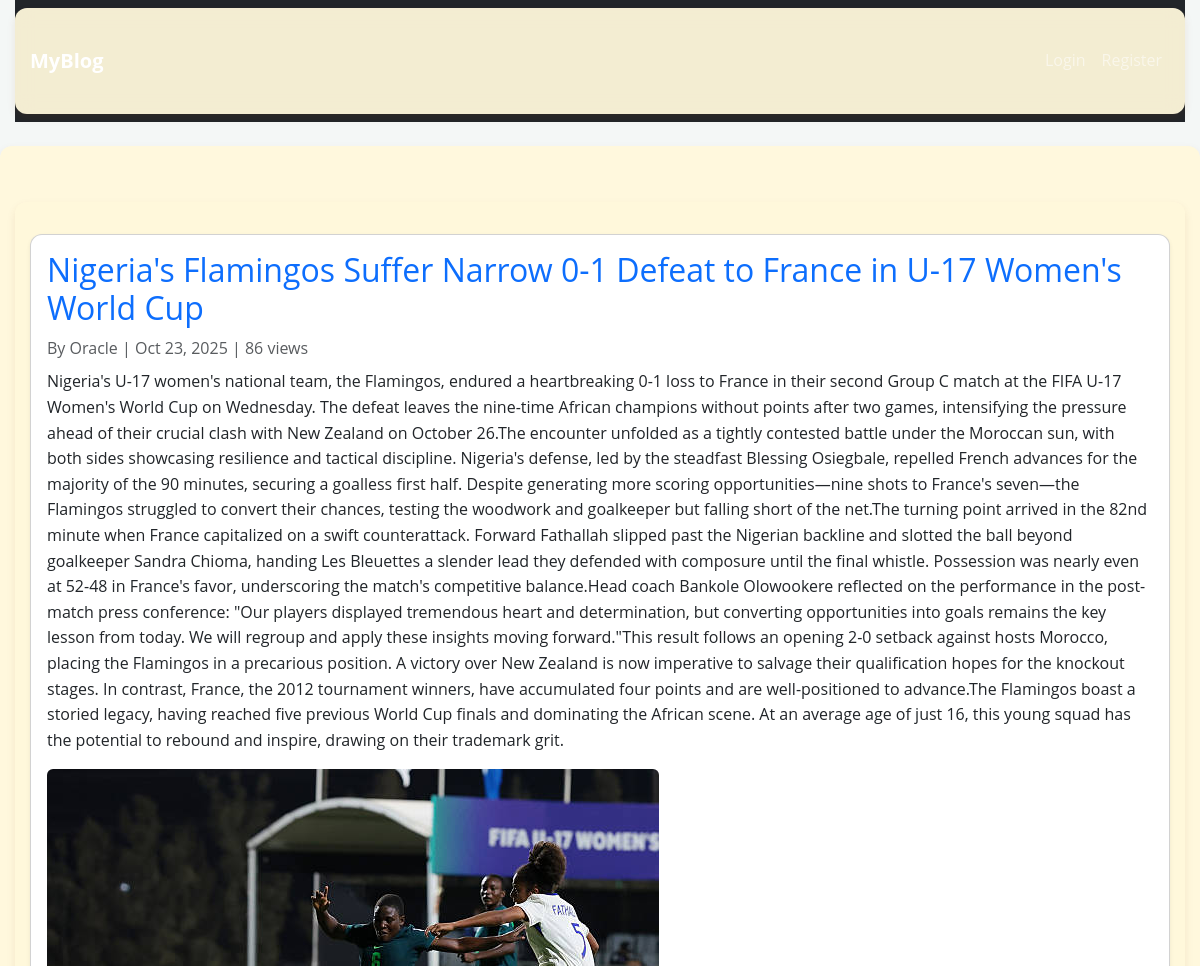
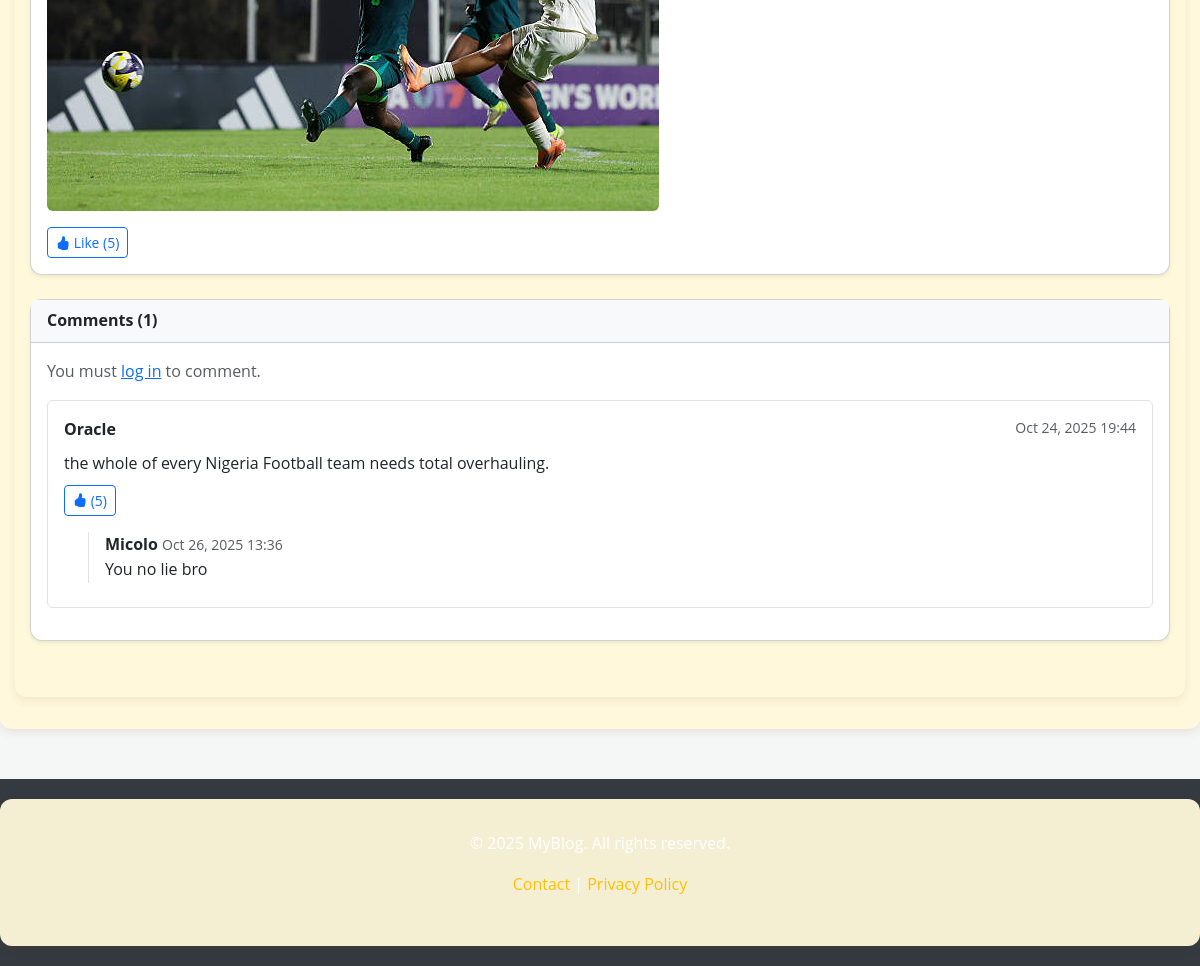
The app's page /blog/post/nigeria-s-flamingos-suffer-narrow-0-1-defeat-to-france-in-u-17-women-s-world-cup with its own data (2 pictures, top to bottom).
### app/models.py (models this page shows, shortened)
class Post(db.Model):
    id = db.Column(db.Integer, primary_key=True)
    title = db.Column(db.String(200), nullable=False)
    slug = db.Column(db.String(255), unique=True, nullable=False, index=True)
    content = db.Column(db.Text, nullable=False)
    status = db.Column(db.String(20), default="draft")
    views = db.Column(db.Integer, default=0)
    likes = db.Column(db.Integer, default=0)
    media_filename = db.Column(db.String(200), nullable=True)
    created_at = db.Column(db.DateTime, default=func.now)
    updated_at = db.Column(db.DateTime, default=datetime.utcnow, onupdate=datetime.utcnow)
    category_id = db.Column(db.Integer, db.ForeignKey("category.id"), nullable=True)
    user_id = db.Column(db.Integer, db.ForeignKey("user.id"), nullable=False)
    user = db.relationship("User", back_populates="posts")
    category = db.relationship("Category", back_populates="posts")
    comments = db.relationship("Comment", back_populates="post", lazy=True, cascade="all, delete-orphan")
    likes_rel = db.relationship("PostLike", backref="post", cascade="all, delete-orphan")

class User(db.Model, UserMixin):
    id = db.Column(db.Integer, primary_key=True)
    username = db.Column(db.String(150), unique=True, nullable=False)
    email = db.Column(db.String(150), unique=True, nullable=False)
    password_hash = db.Column(db.String(200), nullable=False)
    is_admin = db.Column(db.Boolean, default=False)
    created_at = db.Column(db.DateTime, default=datetime.utcnow)
    posts = db.relationship("Post", back_populates="user", lazy=True)
    comments = db.relationship("Comment", back_populates="user", lazy=True)
    replies = db.relationship("Reply", back_populates="user", lazy=True)

class Comment(db.Model):
    id = db.Column(db.Integer, primary_key=True)
    content = db.Column(db.Text, nullable=False)
    created_at = db.Column(db.DateTime, default=datetime.utcnow)
    likes = db.Column(db.Integer, default=0)
    user_id = db.Column(db.Integer, db.ForeignKey("user.id"), nullable=False)
    post_id = db.Column(db.Integer, db.ForeignKey("post.id"), nullable=False)
    user = db.relationship("User", back_populates="comments", lazy=True)
    post = db.relationship("Post", back_populates="comments", lazy=True)
    replies = db.relationship("Reply", back_populates="comment", lazy=True, cascade="all, delete-orphan")
    likes_rel = db.relationship("CommentLike", backref="comment", cascade="all, delete-orphan")

class Reply(db.Model):
    id = db.Column(db.Integer, primary_key=True)
    content = db.Column(db.Text, nullable=False)
    created_at = db.Column(db.DateTime, default=datetime.utcnow)
    user_id = db.Column(db.Integer, db.ForeignKey("user.id"), nullable=False)
    comment_id = db.Column(db.Integer, db.ForeignKey("comment.id"), nullable=False)
    user = db.relationship("User", back_populates="replies", lazy=True)
    comment = db.relationship("Comment", back_populates="replies", lazy=True)

### app/blog/routes.py (the view, shortened to what this page needs)
@blog_bp.route("/post/<slug>", methods=["GET", "POST"])
def view_post(slug):
    post = Post.query.filter_by(slug=slug).first_or_404()
    post.views = (post.views or 0) + 1
    db.session.commit()
    comments = Comment.query.filter_by(post_id=post.id).order_by(Comment.created_at.desc()).all()
    return render_template("blog/new_post.html", post=post, comments=comments)

### app/templates/blog/new_post.html (shortened to what this page needs)
{% extends "base.html" %}
{% block content %}
<div class="container mt-4">
  <div class="card mb-4 shadow-sm">
    <div class="card-body">
      <h2 class="card-title text-primary">{{ post.title }}</h2>
      <p class="text-muted mb-2">By {{ post.user.username }} | {{ post.created_at.strftime("%b %d, %Y") }} | {{ post.views or 0 }} views</p>
      <p class="card-text">{{ post.content | safe }}</p>
      {% if post.media_filename %}
      <div class="my-3">
        <img src="{{ url_for('static', filename='uploads/media/' + post.media_filename) }}" class="img-fluid rounded">
      </div>
      {% endif %}
      <form action="{{ url_for('blog.like_post', post_id=post.id) }}" method="POST" class="d-inline">
        <button type="submit" class="btn btn-outline-primary btn-sm">
          <i class="bi bi-hand-thumbs-up-fill"></i> Like ({{ post.likes or 0 }})
        </button>
      </form>
    </div>
  </div>
  <div class="card shadow-sm mb-4">
    <div class="card-header bg-light">
      <strong>Comments ({{ post.comments|length }})</strong>
    </div>
    <div class="card-body">
      {% if current_user.is_authenticated %}
      <form action="{{ url_for('blog.view_post', slug=post.slug) }}" method="POST" class="mb-4">
        <div class="mb-3">
          <textarea name="content" class="form-control" rows="3" placeholder="Add a comment..." required></textarea>
        </div>
        <button type="submit" class="btn btn-primary btn-sm">Post Comment</button>
      </form>
      {% else %}
      <p class="text-muted">You must <a href="{{ url_for('auth.login') }}">log in</a> to comment.</p>
      {% endif %}
      {% for comment in comments %}
      <div class="border rounded p-3 mb-3">
        <div class="d-flex justify-content-between">
          <strong>{{ comment.user.username }}</strong>
          <small class="text-muted">{{ comment.created_at.strftime("%b %d, %Y %H:%M") }}</small>
        </div>
        <p class="mt-2 mb-1">{{ comment.content }}</p>
        <div class="d-flex align-items-center mt-2">
          <form action="{{ url_for('blog.like_comment', comment_id=comment.id) }}" method="POST" class="me-2">
            <button type="submit" class="btn btn-sm btn-outline-primary">
              <i class="bi bi-hand-thumbs-up-fill text-primary"></i> ({{ comment.likes or 0 }})
            </button>
          </form>
        </div>
        {% if comment.replies %}
        <div class="mt-3 ms-4 border-start ps-3">
          {% for reply in comment.replies %}
          <div class="mb-2">
            <strong>{{ reply.user.username }}</strong>
            <small class="text-muted">{{ reply.created_at.strftime("%b %d, %Y %H:%M") }}</small>
            <p class="mb-1">{{ reply.content }}</p>
          </div>
          {% endfor %}
        </div>
        {% endif %}
      </div>
      {% else %}
      <p class="text-muted">No comments yet. Be the first to comment!</p>
      {% endfor %}
    </div>
  </div>
</div>
<link rel="stylesheet" href="https://cdn.jsdelivr.net/npm/bootstrap-icons@1.10.5/font/bootstrap-icons.css">
{% endblock %}

### app/static/style.css (style rules this page uses)
body { background: linear-gradient(180deg,#f3f5f7, #fff); color: #222; font-family: 'Segoe UI', Roboto, Arial, sans-serif; }
.card { border-radius:8px; box-shadow: 0 6px 18px rgba(25,25,25,0.06); }
:root { --primary-brown-red: #8B4513; --secondary-sienna: #A0522D; --light-cream: #FFF8DC; --deep-charcoal: #2C1810; --gold-accent: #DAA520; --shadow-subtle: 0 4px 8px rgba(139, 69, 19, 0.1); }
body { background: linear-gradient(135deg, var(--primary-brown-red) 0%, var(--secondary-sienna) 50%, var(--light-cream) 100%); background-attachment: fixed; color: var(--deep-charcoal); font-family: 'Open Sans', sans-serif; line-height: 1.6; min-height: 100vh; }
.container { background: rgba(255, 248, 220, 0.95); border-radius: 12px; box-shadow: var(--shadow-subtle); margin-top: 20px; margin-bottom: 20px; padding: 2rem; backdrop-filter: blur(10px); }
body { background: #f4f7f6; color: #333; }
.card { border-radius: 12px; transition: transform 0.2s ease-in-out; }
.dashboard-bg,.container, .login, .register, .base { max-width: 100%; margin: 0 auto; padding-left: 15px; padding-right: 15px; }
@media (min-width: 0px) { .dashboard-bg,.container, .login, .register, .base { max-width: 540px; } }
@media (min-width: 576px) { .dashboard-bg,.container, .login, .register, .baser { max-width: 720px; } }
@media (min-width: 768px) { .dashboard-bg,.container, .login, .register, .base { max-width: 960px; } }
@media (min-width: 992px) { .dashboard-bg,.container, .login, .register, .base { max-width: 1140px; } }
@media (min-width: 1200px) { .dashboard-bg,.container, .login, .register, .base { max-width: 1320px; } }

### records on screen
Post: title "Nigeria's Flamingos Suffer Narrow 0-1 Defeat to France in U-17 Women's World Cup", created_at "Oct 23, 2025", views "86", content "Nigeria's U-17 women's national team, the Flamingos, endured a heartbreaking 0-1 loss to France in their second Group C match at the FIFA U-17 Women's World Cup on Wednesday. The defeat leaves the nine-time African champions without points after two games, intensifying the pressure ahead of their crucial clash with New Zealand on October 26.The encounter unfolded as a tightly contested battle under the Moroccan sun, with both sides showcasing resilience and tactical discipline. Nigeria's defense, led by the steadfast Blessing Osiegbale, repelled French advances for the majority of the 90 minutes, securing a goalless first half. Despite generating more scoring opportunities—nine shots to…", media_filename (picture), likes "5"
User: user.username "Oracle"
Comment: user.username "Oracle", created_at "Oct 24, 2025 19:44", content "the whole of every Nigeria Football team needs total overhauling.", likes "5"
Reply: user.username "Micolo", created_at "Oct 26, 2025 13:36", content "You no lie bro"

### other values on screen
{{ post.comments|length }} "1"
